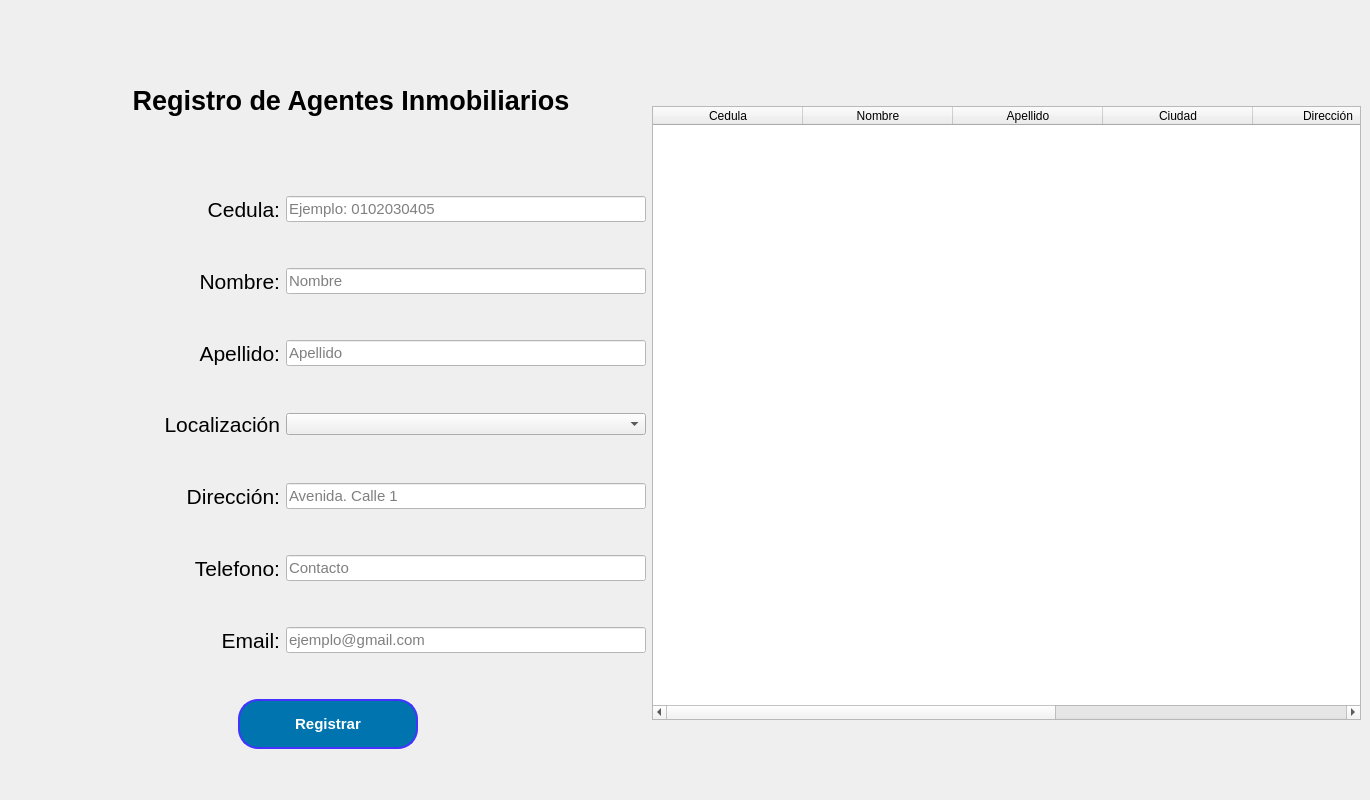
    <widget class="QWidget" name="tab_AgregarAgente">
     <attribute name="title">
      <string>Agregar Agente</string>
     </attribute>
     <widget class="QWidget" name="horizontalLayoutWidget">
      <property name="geometry">
       <rect>
        <x>10</x>
        <y>10</y>
        <width>1351</width>
        <height>781</height>
       </rect>
      </property>
      <layout class="QHBoxLayout" name="horizontalLayout_3">
       <item>
        <layout class="QVBoxLayout" name="verticalLayout_4">
         <item>
          <layout class="QHBoxLayout" name="horizontalLayout_14">
           <item>
            <widget class="QLabel" name="lblGropuPersonas_3">
             <property name="maximumSize">
              <size>
               <width>40</width>
               <height>40</height>
              </size>
             </property>
             <property name="text">
              <string/>
             </property>
             <property name="pixmap">
              <pixmap>Reportes.png</pixmap>
             </property>
             <property name="scaledContents">
              <bool>true</bool>
             </property>
            </widget>
           </item>
           <item>
            <widget class="QLabel" name="lblFormularioRegistros_3">
             <property name="minimumSize">
              <size>
               <width>570</width>
               <height>0</height>
              </size>
             </property>
             <property name="maximumSize">
              <size>
               <width>16777203</width>
               <height>100</height>
              </size>
             </property>
             <property name="font">
              <font>
               <family>Segoe UI</family>
               <pointsize>20</pointsize>
               <weight>75</weight>
               <bold>true</bold>
              </font>
             </property>
             <property name="layoutDirection">
              <enum>Qt::LeftToRight</enum>
             </property>
             <property name="text">
              <string>Registro de Agentes Inmobiliarios</string>
             </property>
             <property name="scaledContents">
              <bool>false</bool>
             </property>
             <property name="alignment">
              <set>Qt::AlignCenter</set>
             </property>
            </widget>
           </item>
          </layout>
         </item>
         <item>
          <layout class="QHBoxLayout" name="horizontalLayout_18">
           <item>
            <widget class="QLabel" name="lblCedula_4">
             <property name="maximumSize">
              <size>
               <width>270</width>
               <height>150</height>
              </size>
             </property>
             <property name="font">
              <font>
               <pointsize>16</pointsize>
               <weight>50</weight>
               <bold>false</bold>
              </font>
             </property>
             <property name="text">
              <string>Cedula:</string>
             </property>
             <property name="alignment">
              <set>Qt::AlignRight|Qt::AlignTrailing|Qt::AlignVCenter</set>
             </property>
            </widget>
           </item>
           <item>
            <widget class="QLineEdit" name="txt_CedulaAgregarAgente">
             <property name="maximumSize">
              <size>
               <width>360</width>
               <height>16777215</height>
              </size>
             </property>
             <property name="font">
              <font>
               <family>Segoe UI</family>
               <pointsize>11</pointsize>
              </font>
             </property>
             <property name="styleSheet">
              <string notr="true">background-color:white;</string>
             </property>
             <property name="text">
              <string/>
             </property>
             <property name="placeholderText">
              <string>Ejemplo: 0102030405</string>
             </property>
            </widget>
           </item>
          </layout>
         </item>
         <item>
          <layout class="QHBoxLayout" name="horizontalLayout_19">
           <item>
            <widget class="QLabel" name="lblCedula_5">
             <property name="maximumSize">
              <size>
               <width>270</width>
               <height>150</height>
              </size>
             </property>
             <property name="font">
              <font>
               <pointsize>16</pointsize>
               <weight>50</weight>
               <bold>false</bold>
              </font>
             </property>
             <property name="text">
              <string>Nombre:</string>
             </property>
             <property name="alignment">
              <set>Qt::AlignRight|Qt::AlignTrailing|Qt::AlignVCenter</set>
             </property>
            </widget>
           </item>
           <item>
            <widget class="QLineEdit" name="txt_NombreAgregarAgente">
             <property name="maximumSize">
              <size>
               <width>360</width>
               <height>16777215</height>
              </size>
             </property>
             <property name="font">
              <font>
               <family>Segoe UI</family>
               <pointsize>11</pointsize>
              </font>
             </property>
             <property name="styleSheet">
              <string notr="true">background-color:white;
</string>
             </property>
             <property name="text">
              <string/>
             </property>
             <property name="placeholderText">
              <string>Nombre </string>
             </property>
            </widget>
           </item>
          </layout>
         </item>
         <item>
          <layout class="QHBoxLayout" name="horizontalLayout_20">
           <item>
            <widget class="QLabel" name="lblNombres_2">
             <property name="maximumSize">
              <size>
               <width>270</width>
               <height>60</height>
              </size>
             </property>
             <property name="font">
              <font>
               <pointsize>16</pointsize>
               <weight>50</weight>
               <bold>false</bold>
              </font>
             </property>
             <property name="text">
              <string>Apellido:</string>
             </property>
             <property name="alignment">
              <set>Qt::AlignRight|Qt::AlignTrailing|Qt::AlignVCenter</set>
             </property>
            </widget>
           </item>
           <item>
            <widget class="QLineEdit" name="txt_ApellidoAgregarAgente">
             <property name="maximumSize">
              <size>
               <width>360</width>
               <height>16777215</height>
              </size>
             </property>
             <property name="font">
              <font>
               <family>Segoe UI</family>
               <pointsize>11</pointsize>
              </font>
             </property>
             <property name="styleSheet">
              <string notr="true">background-color:white;</string>
             </property>
             <property name="text">
              <string/>
             </property>
             <property name="placeholderText">
              <string>Apellido</string>
             </property>
            </widget>
           </item>
          </layout>
         </item>
         <item>
          <layout class="QHBoxLayout" name="horizontalLayout_23">
           <item>
            <widget class="QLabel" name="lblCorreo_4">
             <property name="maximumSize">
              <size>
               <width>270</width>
               <height>150</height>
              </size>
             </property>
             <property name="font">
              <font>
               <pointsize>16</pointsize>
               <weight>50</weight>
               <bold>false</bold>
              </font>
             </property>
             <property name="text">
              <string>Localización</string>
             </property>
             <property name="alignment">
              <set>Qt::AlignRight|Qt::AlignTrailing|Qt::AlignVCenter</set>
             </property>
            </widget>
           </item>
           <item>
            <widget class="QComboBox" name="cmb_localizacion_registro_agentes">
             <property name="maximumSize">
              <size>
               <width>360</width>
               <height>16777215</height>
              </size>
             </property>
            </widget>
           </item>
          </layout>
         </item>
         <item>
          <layout class="QHBoxLayout" name="horizontalLayout_22">
           <item>
            <widget class="QLabel" name="lblApellidos_3">
             <property name="maximumSize">
              <size>
               <width>270</width>
               <height>150</height>
              </size>
             </property>
             <property name="font">
              <font>
               <pointsize>16</pointsize>
               <weight>50</weight>
               <bold>false</bold>
              </font>
             </property>
             <property name="text">
              <string>Dirección:</string>
             </property>
             <property name="alignment">
              <set>Qt::AlignRight|Qt::AlignTrailing|Qt::AlignVCenter</set>
             </property>
            </widget>
           </item>
           <item>
            <widget class="QLineEdit" name="txt_DireccionAgregarAgente">
             <property name="maximumSize">
              <size>
               <width>360</width>
               <height>16777215</height>
              </size>
             </property>
             <property name="font">
              <font>
               <family>Segoe UI</family>
               <pointsize>11</pointsize>
              </font>
             </property>
             <property name="styleSheet">
              <string notr="true">background-color:white;
</string>
             </property>
             <property name="text">
              <string/>
             </property>
             <property name="placeholderText">
              <string>Avenida. Calle 1</string>
             </property>
            </widget>
           </item>
          </layout>
         </item>
         <item>
          <layout class="QHBoxLayout" name="horizontalLayout_24">
           <item>
            <widget class="QLabel" name="lblOcupacion_3">
             <property name="maximumSize">
              <size>
               <width>270</width>
               <height>150</height>
              </size>
             </property>
             <property name="font">
              <font>
               <pointsize>16</pointsize>
               <weight>50</weight>
               <bold>false</bold>
              </font>
             </property>
             <property name="text">
              <string>Telefono:</string>
             </property>
             <property name="alignment">
              <set>Qt::AlignRight|Qt::AlignTrailing|Qt::AlignVCenter</set>
             </property>
            </widget>
           </item>
           <item>
            <widget class="QLineEdit" name="txt_TelefonoAgregarAgente">
             <property name="maximumSize">
              <size>
               <width>360</width>
               <height>16777215</height>
              </size>
             </property>
             <property name="font">
              <font>
               <family>Segoe UI</family>
               <pointsize>11</pointsize>
              </font>
             </property>
             <property name="styleSheet">
              <string notr="true">background-color:white;</string>
             </property>
             <property name="text">
              <string/>
             </property>
             <property name="placeholderText">
              <string>Contacto</string>
             </property>
            </widget>
           </item>
          </layout>
         </item>
         <item>
          <layout class="QHBoxLayout" name="horizontalLayout_25">
           <item>
            <widget class="QLabel" name="lblCorreo_5">
             <property name="maximumSize">
              <size>
               <width>270</width>
               <height>150</height>
              </size>
             </property>
             <property name="font">
              <font>
               <pointsize>16</pointsize>
               <weight>50</weight>
               <bold>false</bold>
              </font>
             </property>
             <property name="text">
              <string>Email:</string>
             </property>
             <property name="alignment">
              <set>Qt::AlignRight|Qt::AlignTrailing|Qt::AlignVCenter</set>
             </property>
            </widget>
           </item>
           <item>
            <widget class="QLineEdit" name="txt_EmailAgregarAgente">
             <property name="maximumSize">
              <size>
               <width>360</width>
               <height>16777215</height>
              </size>
             </property>
             <property name="font">
              <font>
               <family>Segoe UI</family>
               <pointsize>11</pointsize>
              </font>
             </property>
             <property name="styleSheet">
              <string notr="true">background-color:white;
</string>
             </property>
             <property name="text">
              <string/>
             </property>
             <property name="placeholderText">
              <string>ejemplo@gmail.com</string>
             </property>
            </widget>
           </item>
          </layout>
         </item>
         <item>
          <layout class="QHBoxLayout" name="horizontalLayout_26">
           <item>
            <widget class="QPushButton" name="btn_RegistrarAgregarAgente">
             <property name="maximumSize">
              <size>
               <width>180</width>
               <height>50</height>
              </size>
             </property>
             <property name="font">
              <font>
               <family>Segoe UI</family>
               <pointsize>11</pointsize>
               <weight>75</weight>
               <bold>true</bold>
              </font>
             </property>
             <property name="cursor">
              <cursorShape>PointingHandCursor</cursorShape>
             </property>
             <property name="styleSheet">
              <string notr="true">QPushButton{
  min-width: 130px;
  height: 40px;
  color: #fff;
  padding: 5px 10px;
  font-weight: bold;
  cursor: pointer;
  transition: all 0.3s ease;
  position: relative;
  display: inline-block;
  outline: none;
  border-radius: 20px;
  border: 2px solid #4433ff;
  background-color: rgb(0, 116, 175);
}

QPushButton::hover{
background-color: #fff;
color: rgb(0, 116, 175);
}
</string>
             </property>
             <property name="text">
              <string>Registrar</string>
             </property>
            </widget>
           </item>
          </layout>
         </item>
        </layout>
       </item>
       <item>
        <layout class="QVBoxLayout" name="verticalLayout_3">
         <item>
          <widget class="QLabel" name="lblvacio_2">
           <property name="minimumSize">
            <size>
             <width>300</width>
             <height>90</height>
            </size>
           </property>
           <property name="maximumSize">
            <size>
             <width>300</width>
             <height>90</height>
            </size>
           </property>
           <property name="text">
            <string/>
           </property>
          </widget>
         </item>
         <item>
          <widget class="QTableWidget" name="tbl_agentes">
           <property name="enabled">
            <bool>true</bool>
           </property>
           <attribute name="horizontalHeaderDefaultSectionSize">
            <number>150</number>
           </attribute>
           <attribute name="horizontalHeaderMinimumSectionSize">
            <number>40</number>
           </attribute>
           <column>
            <property name="text">
             <string>Cedula</string>
            </property>
           </column>
           <column>
            <property name="text">
             <string>Nombre</string>
            </property>
           </column>
           <column>
            <property name="text">
             <string>Apellido</string>
            </property>
           </column>
           <column>
            <property name="text">
             <string>Ciudad</string>
            </property>
           </column>
           <column>
            <property name="text">
             <string>Dirección</string>
            </property>
           </column>
           <column>
            <property name="text">
             <string>Telefono</string>
            </property>
           </column>
           <column>
            <property name="text">
             <string>Email</string>
            </property>
           </column>
          </widget>
         </item>
         <item>
          <widget class="QLabel" name="lblvacio">
           <property name="minimumSize">
            <size>
             <width>300</width>
             <height>65</height>
            </size>
           </property>
           <property name="maximumSize">
            <size>
             <width>300</width>
             <height>65</height>
            </size>
           </property>
           <property name="text">
            <string/>
           </property>
          </widget>
         </item>
        </layout>
       </item>
      </layout>
     </widget>
    </widget>
